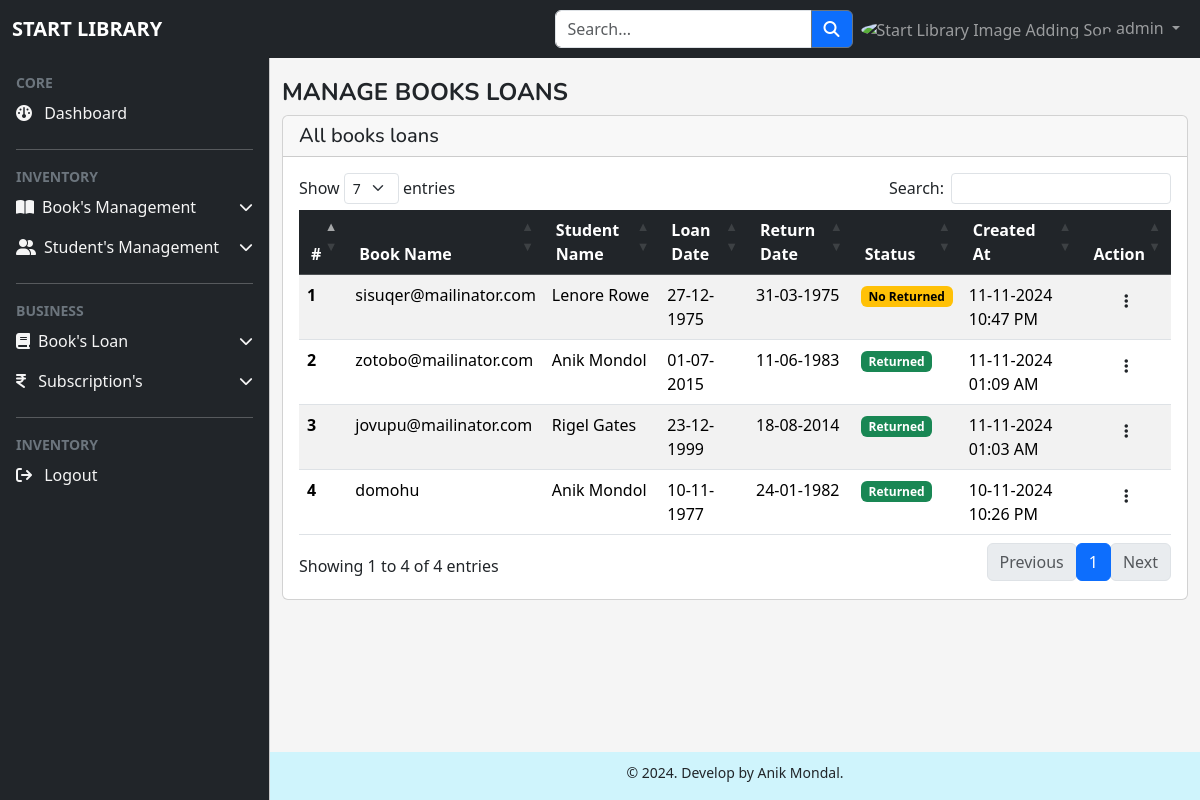
The page /loans/index.php (signed in) on the database its author committed.
### tables this page shows
CREATE TABLE `books_loans` (
  `id` int NOT NULL,
  `book_id` int DEFAULT NULL,
  `student_id` int DEFAULT NULL,
  `loan_date` date DEFAULT NULL,
  `return_date` date DEFAULT NULL,
  `is_return` tinyint(1) NOT NULL DEFAULT '0',
  `created_at` timestamp NOT NULL DEFAULT CURRENT_TIMESTAMP,
  `updated_at` timestamp NULL DEFAULT NULL
);

CREATE TABLE `books` (
  `id` int NOT NULL,
  `title` varchar(255) DEFAULT NULL,
  `author` varchar(255) DEFAULT NULL,
  `publication_year` varchar(10) DEFAULT NULL,
  `isbn` varchar(255) DEFAULT NULL,
  `category_id` int DEFAULT NULL,
  `status` tinyint(1) NOT NULL DEFAULT '1',
  `created_at` timestamp NOT NULL DEFAULT CURRENT_TIMESTAMP,
  `updated_at` timestamp NULL DEFAULT NULL
);

CREATE TABLE `students` (
  `id` int NOT NULL,
  `name` varchar(255) DEFAULT NULL,
  `phone_no` varchar(255) DEFAULT NULL,
  `email` varchar(255) DEFAULT NULL,
  `address` varchar(255) DEFAULT NULL,
  `status` tinyint(1) NOT NULL DEFAULT '1',
  `created_at` timestamp NOT NULL DEFAULT CURRENT_TIMESTAMP,
  `updated_at` timestamp NOT NULL DEFAULT CURRENT_TIMESTAMP
);

### models/loan.php (called while the page is built, shortened)
<?php
function getLoans($conn)
{
    $sql = "select l.*, b.title as book_title, s.name as student_name
        from books_loans l
        inner join books b on b.id = l.book_id
        inner join students s on s.id = l.student_id
        order by l.id desc";
    $result = $conn->query($sql);
    return $result;
}

### loans/index.php (the view, shortened to what this page needs)
<?php
include_once(DIR_URL . "config/database.php");
include_once(DIR_URL . "models/loan.php");
$loans = getLoans($conn);
?>
<?php include_once(DIR_URL . "include/header.php"); ?>
<body>
    <header>
        <?php
        include_once(DIR_URL . "include/topbar.php");
        include_once(DIR_URL . "include/sidebar.php");
        ?>
    </header>
    <main class="mt-1 pt-3">
        <section class="container-fluid">
            <div class="row">
                <div class="col-md-12">
                    <h4 class="fw-bold text-uppercase">Manage books loans</h4>
                </div>
            </div>
            <div class="col-md-12">
                <div class="card">
                    <h5 class="card-header">All books loans</h5>
                    <div class="card-body">
                        <table id="data-table" class="table table-responsive table-striped" style="width:100%">
                            <thead class="table-dark">
                                <tr>
                                    <th scope="col">#</th>
                                    <th scope="col">Book Name</th>
                                    <th scope="col">Student Name</th>
                                    <th scope="col">Loan Date</th>
                                    <th scope="col">Return Date</th>
                                    <th scope="col">Status</th>
                                    <th scope="col">Created At</th>
                                    <th scope="col">Action</th>
                                </tr>
                            </thead>
                            <tbody>
                                <?php
                                if ($loans->num_rows > 0) {
                                    $i = 1;
                                    while ($row = $loans->fetch_assoc()) {
                                        $modalId = "centeredModal" . $row['id'];
                                ?>
                                        <tr>
                                            <th><?= $i++; ?></th>
                                            <td><?= $row["book_title"]; ?></td>
                                            <td><?= $row["student_name"]; ?></td>
                                            <td><?= date("d-m-Y", strtotime($row['loan_date'])) ?></td>
                                            <td><?= date("d-m-Y", strtotime($row['return_date'])) ?></td>
                                            <td><?php
                                                if ($row["is_return"] == 1) {
                                                    echo '<span class="badge text-bg-success">Returned</span>';
                                                } else {
                                                    echo '<span class="badge text-bg-warning">No Returned</span>';
                                                }
                                                ?></td>
                                            <td><?= date("d-m-Y h:i A", strtotime($row["created_at"])); ?></td>
                                            <td class="text-center">
                                                <div class="btn border-0" data-bs-toggle="modal" data-bs-target="#<?= $modalId; ?>">
                                                    <i class="fa-solid fa-ellipsis-vertical"></i>
                                                </div>
                                            </td>
                                        </tr>
                                <?php
                                    }
                                }
                                ?>
                            </tbody>
                        </table>
                    </div>
                </div>
            </div>
        </section>
        <?php include_once(DIR_URL . "include/footer.php") ?>
    </main>
    <?php include_once(DIR_URL . "include/footer_end.php") ?>

### assets/css/style.css (style rules this page uses)
body { background-color: var(--color-white); }
:root { --offcanvas-width: 270px; --color-white: #f5f5f5; --topNavbarHeight: 56px; --body-background: #212529; }
@media (min-width: 992px) { main { margin-left: var(--offcanvas-width); } }

### rows shown on the page
books_loans: book.title "sisuqer@mailinator.com", student.name "Lenore Rowe", loan_date "27-12-1975", return_date "31-03-1975", is_return "No Returned", created_at "11-11-2024 10:47 PM"
books_loans: book.title "zotobo@mailinator.com", student.name "Anik Mondol", loan_date "01-07-2015", return_date "11-06-1983", is_return "Returned", created_at "11-11-2024 01:09 AM"
books_loans: book.title "jovupu@mailinator.com", student.name "Rigel Gates", loan_date "23-12-1999", return_date "18-08-2014", is_return "Returned", created_at "11-11-2024 01:03 AM"
books_loans: book.title "domohu", student.name "Anik Mondol", loan_date "10-11-1977", return_date "24-01-1982", is_return "Returned", created_at "10-11-2024 10:26 PM"

### other values the page prints
$_SESSION["user"]["name"] "admin"
